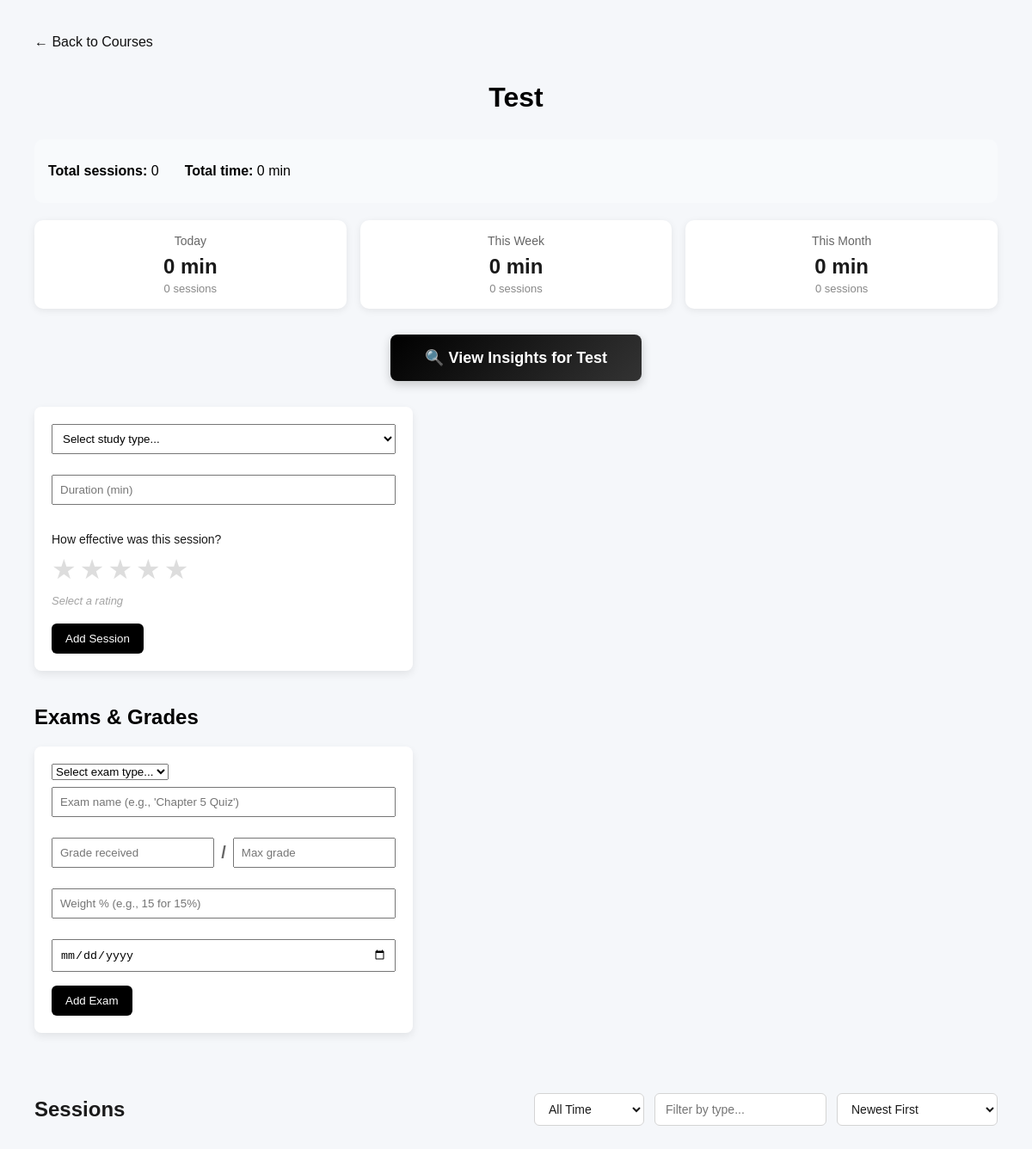
Page /course/1 on the earlier database version.
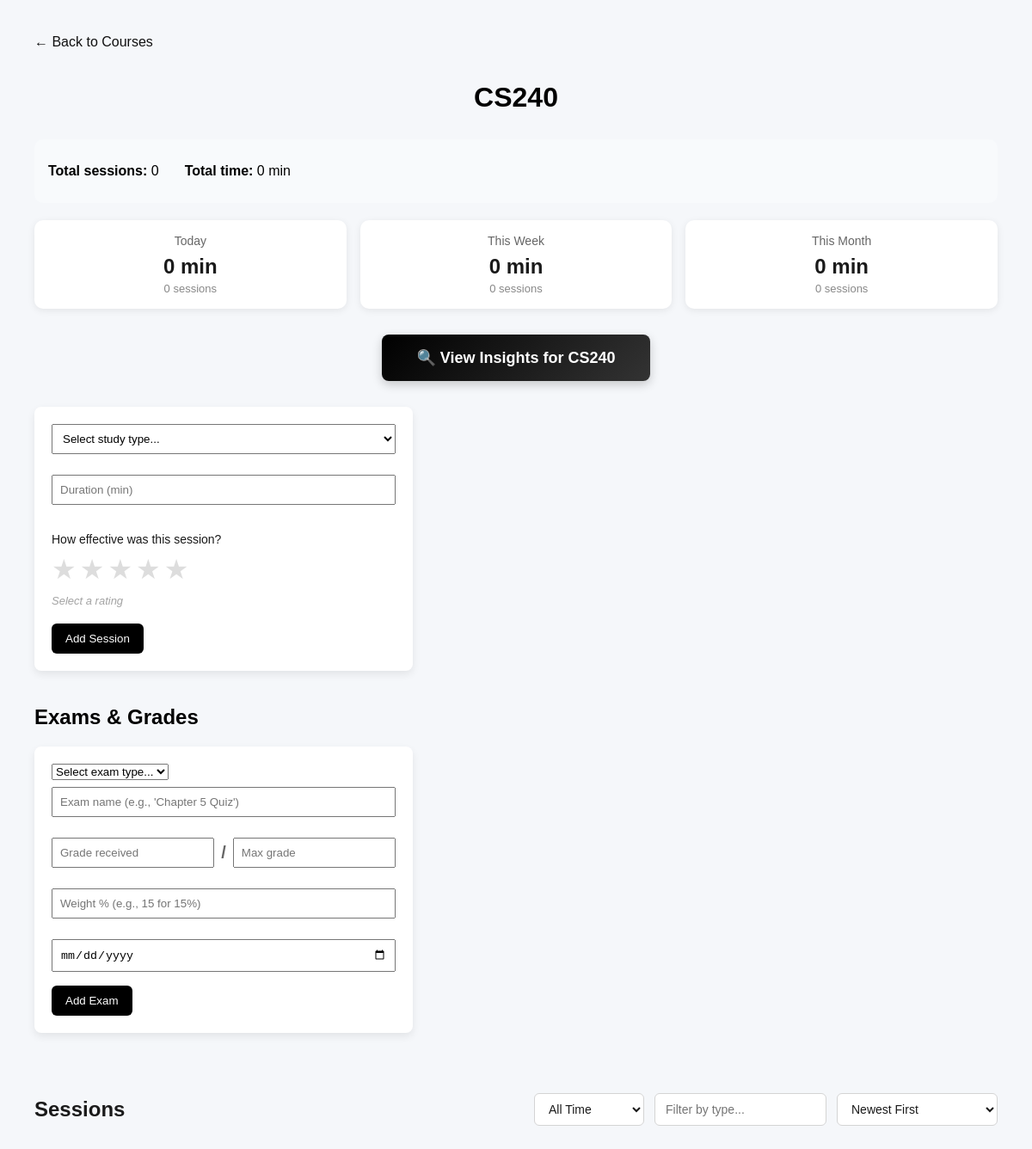
Same page on the later database version.
### tables this page shows
CREATE TABLE courses
             (id INTEGER PRIMARY KEY,
              name TEXT,
              icon TEXT DEFAULT 'default-icon.jpg');

### app.py (the view)
@app.route('/course/<int:course_id>')
def course_page(course_id):
    conn = sqlite3.connect('study.db')
    c = conn.cursor()
    c.execute("SELECT * FROM courses WHERE id = ?", (course_id,))
    course = c.fetchone()
    c.execute("SELECT * FROM sessions WHERE course_id = ? ORDER BY created_at DESC", (course_id,))
    sessions = c.fetchall()
    c.execute("""
        SELECT
            COUNT(*),
            COALESCE(SUM(duration), 0)
        FROM sessions
        WHERE course_id = ?
    """, (course_id,))
    session_count, total_minutes = c.fetchone()
    c.execute("SELECT name FROM study_types ORDER BY name")
    study_types = [row[0] for row in c.fetchall()]
    c.execute("SELECT * FROM exams WHERE course_id = ? ORDER BY exam_date DESC", (course_id,))
    exams = c.fetchall()
    conn.close()
    return render_template(
        'course.html',
        course=course,
        sessions=sessions,
        session_count=session_count,
        total_minutes=total_minutes,
        study_types=study_types,
        exams=exams
    )

### templates/course.html (shortened to what this page needs)
<!DOCTYPE html>
<html>
<head>
    <link rel="stylesheet" href="{{ url_for('static', filename='style.css') }}">
</head>
<body>
    <a href="/" class="back-btn">← Back to Courses</a>
    <h1>{{ course[1] }}</h1>
    <div class="stats">
        <p><strong>Total sessions:</strong> <span id="session-count">{{ session_count }}</span></p>
        <p><strong>Total time:</strong> <span id="total-time">{{ total_minutes }}</span></p>
    </div>
    <div class="time-stats">
        <div class="time-stat-card">
            <div class="time-stat-label">Today</div>
            <div class="time-stat-value" id="today-time">0 min</div>
            <div class="time-stat-sessions" id="today-sessions">0 sessions</div>
        </div>
        <div class="time-stat-card">
            <div class="time-stat-label">This Week</div>
            <div class="time-stat-value" id="week-time">0 min</div>
            <div class="time-stat-sessions" id="week-sessions">0 sessions</div>
        </div>
        <div class="time-stat-card">
            <div class="time-stat-label">This Month</div>
            <div class="time-stat-value" id="month-time">0 min</div>
            <div class="time-stat-sessions" id="month-sessions">0 sessions</div>
        </div>
    </div>
    <div class="insights-button-container">
        <button id="view-insights-btn" class="insights-btn">🔍 View Insights for {{ course[1] }}</button>
    </div>
    <form id="add-session-form" action="/add_session/{{ course[0] }}" method="post">
        <div class="study-type-container">
            <select id="study-type-select" name="type">
                <option value="">Select study type...</option>
            </select>
        </div>
        <input name="duration" type="number" placeholder="Duration (min)" required min="1">
        <div class="rating-container">
            <label class="rating-label">How effective was this session?</label>
            <div class="star-rating" id="add-star-rating">
                <label for="star5" title="Excellent - Deep focus, highly productive">★</label>
                <label for="star4" title="Good - Focused, got a lot done">★</label>
                <label for="star3" title="Okay - Some distractions, moderate progress">★</label>
                <label for="star2" title="Poor - Struggled to focus, limited progress">★</label>
                <label for="star1" title="Very Poor - Couldn't focus, wasted time">★</label>
            </div>
            <div class="rating-hint" id="rating-hint">Select a rating</div>
        </div>
        <button type="submit">Add Session</button>
    </form>
    <div class="exam-section">
        <h2>Exams & Grades</h2>
        <form id="add-exam-form" action="#" method="post">
            <select name="exam_type" id="exam-type-select" required>
                <option value="">Select exam type...</option>
            </select>
            <input name="exam_name" type="text" placeholder="Exam name (e.g., 'Chapter 5 Quiz')" required>
            <div class="grade-inputs">
                <input name="grade" type="number" step="0.01" placeholder="Grade received" required min="0">
                <span class="grade-separator">/</span>
                <input name="max_grade" type="number" step="0.01" placeholder="Max grade" required min="0">
            </div>
            <input name="weight" id="exam-weight-input" type="number" step="0.1" placeholder="Weight % (e.g., 15 for 15%)" required min="0" max="100">
            <input name="exam_date" type="date" required>
            <button type="submit">Add Exam</button>
        </form>
    </div>
    <div class="sessions-header">
        <h2>Sessions</h2>
        <div class="session-controls">
            <select id="date-filter" class="date-filter">
                <option value="all">All Time</option>
            </select>
            <input type="text" id="filter-input" placeholder="Filter by type..." class="filter-input">
            <select id="sort-select" class="sort-select">
                <option value="newest">Newest First</option>
            </select>
        </div>
    </div>
</body>
</html>

Differences in the rows shown:
changed courses: name "Test" → "CS240"
